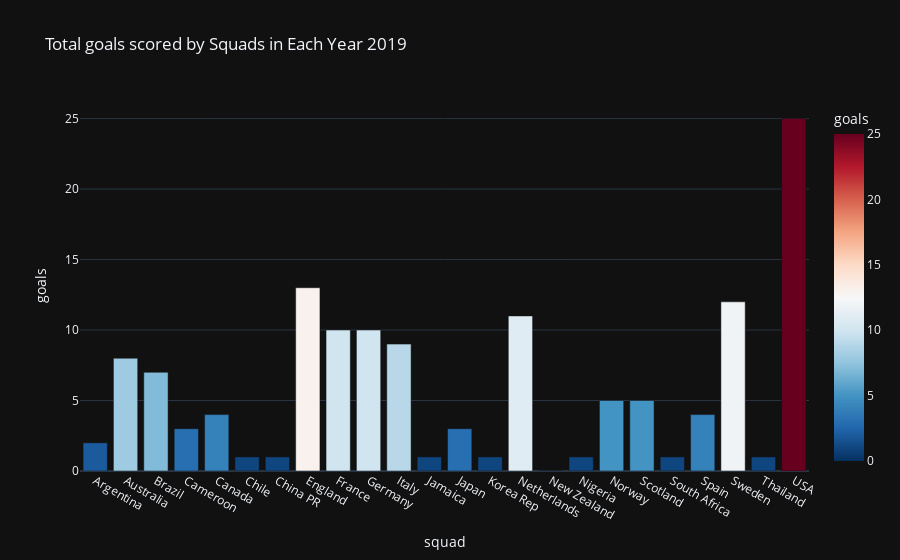
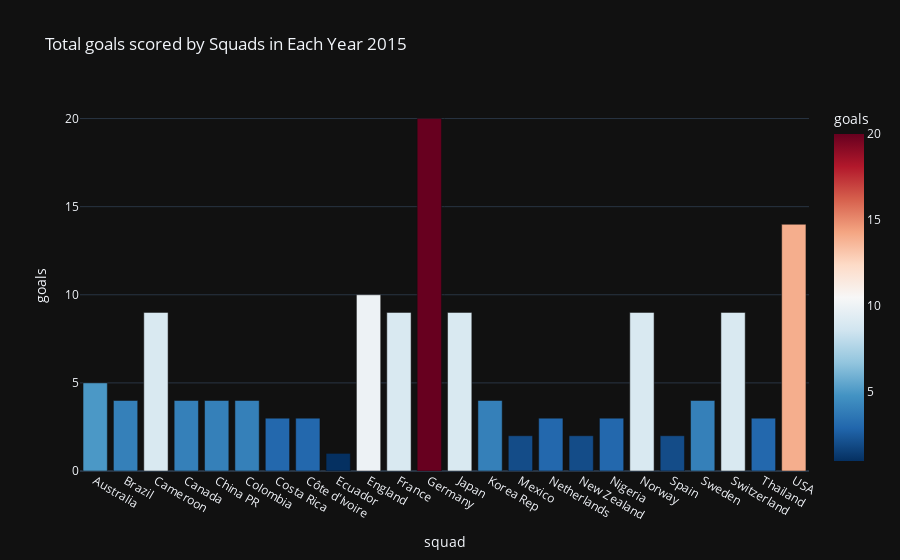
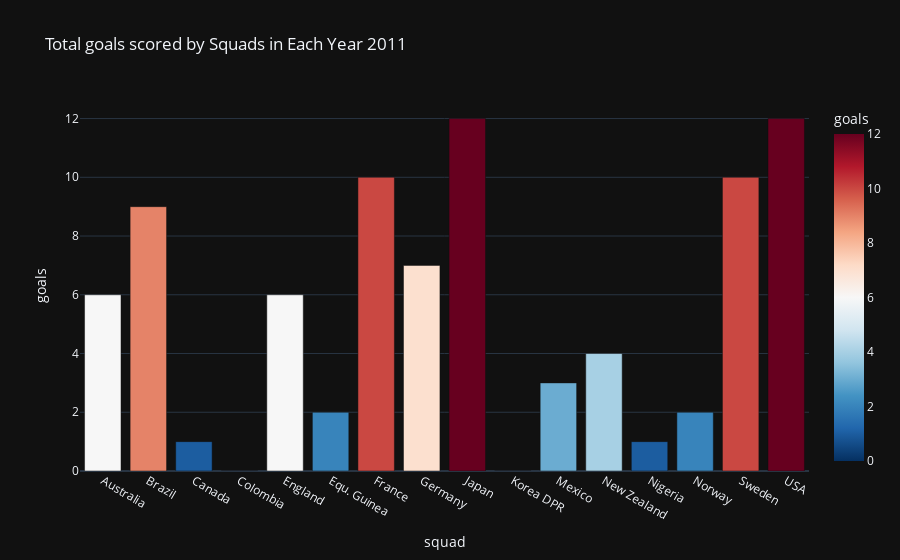
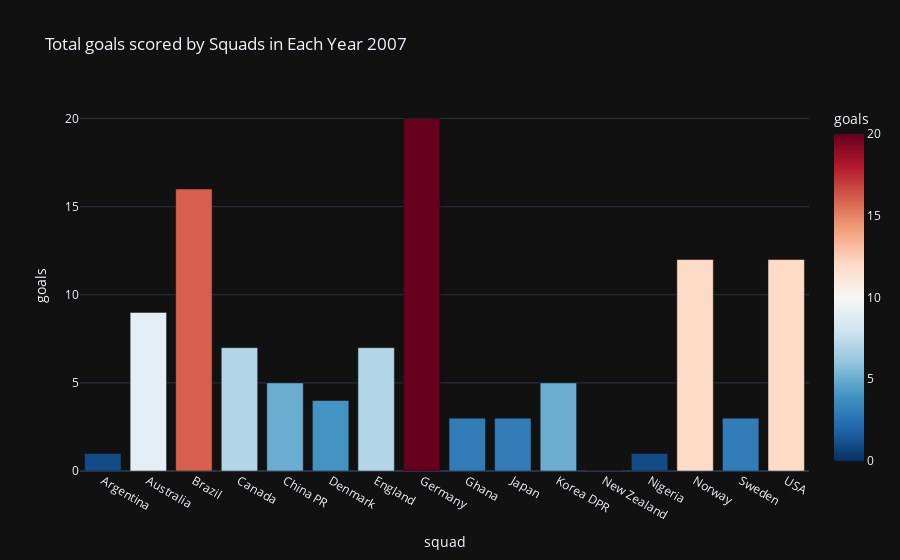

The notebook cell these images were saved under, in order:
### Markdown cell above
# Total Goals scored by Squad (1991 to 2019)

### Code cell
for j in df.year.unique():
    
    data0 = df[df['year'] == j]
    fig = px.bar(data0, x = 'squad', y = 'goals',
                color = 'goals',  color_continuous_scale = 'RdBu_r',
                title = f"Total goals scored by Squads in Each Year {j}")
    
    fig.update_layout(template = "plotly_dark")
    fig.show()

### Figure 1 — Plotly figure (JSON) as saved in the notebook; plotly's stock layout.template omitted (floating-point values rounded to 4 significant figures)
{"data": [{"alignmentgroup": "True", "hovertemplate": "squad=%{x}<br>goals=%{marker.color}<extra></extra>", "legendgroup": "", "marker": {"color": [2, 8, 7, 3, 4, 1, 1, 13, 10, 10, 9, 1, 3, 1, 11, 0, 1, 5, 5, 1, 4, 12, 1, 25], "coloraxis": "coloraxis", "pattern": {"shape": ""}}, "name": "", "offsetgroup": "", "orientation": "v", "showlegend": false, "textposition": "auto", "type": "bar", "x": ["Argentina", "Australia", "Brazil", "Cameroon", "Canada", "Chile", "China PR", "England", "France", "Germany", "Italy", "Jamaica", "Japan", "Korea Rep", "Netherlands", "New Zealand", "Nigeria", "Norway", "Scotland", "South Africa", "Spain", "Sweden", "Thailand", "USA"], "xaxis": "x", "y": [2, 8, 7, 3, 4, 1, 1, 13, 10, 10, 9, 1, 3, 1, 11, 0, 1, 5, 5, 1, 4, 12, 1, 25], "yaxis": "y"}], "layout": {"barmode": "relative", "coloraxis": {"colorbar": {"title": {"text": "goals"}}, "colorscale": [[0, "rgb(5,48,97)"], [0.1, "rgb(33,102,172)"], [0.2, "rgb(67,147,195)"], [0.3, "rgb(146,197,222)"], [0.4, "rgb(209,229,240)"], [0.5, "rgb(247,247,247)"], [0.6, "rgb(253,219,199)"], [0.7, "rgb(244,165,130)"], [0.8, "rgb(214,96,77)"], [0.9, "rgb(178,24,43)"], [1, "rgb(103,0,31)"]]}, "legend": {"tracegroupgap": 0}, "title": {"text": "Total goals scored by Squads in Each Year 2019"}, "xaxis": {"anchor": "y", "domain": [0, 1], "title": {"text": "squad"}}, "yaxis": {"anchor": "x", "domain": [0, 1], "title": {"text": "goals"}}}}

### Figure 2 — Plotly figure (JSON) as saved in the notebook; plotly's stock layout.template omitted (floating-point values rounded to 4 significant figures)
{"data": [{"alignmentgroup": "True", "hovertemplate": "squad=%{x}<br>goals=%{marker.color}<extra></extra>", "legendgroup": "", "marker": {"color": [5, 4, 9, 4, 4, 4, 3, 3, 1, 10, 9, 20, 9, 4, 2, 3, 2, 3, 9, 2, 4, 9, 3, 14], "coloraxis": "coloraxis", "pattern": {"shape": ""}}, "name": "", "offsetgroup": "", "orientation": "v", "showlegend": false, "textposition": "auto", "type": "bar", "x": ["Australia", "Brazil", "Cameroon", "Canada", "China PR", "Colombia", "Costa Rica", "Côte d'Ivoire", "Ecuador", "England", "France", "Germany", "Japan", "Korea Rep", "Mexico", "Netherlands", "New Zealand", "Nigeria", "Norway", "Spain", "Sweden", "Switzerland", "Thailand", "USA"], "xaxis": "x", "y": [5, 4, 9, 4, 4, 4, 3, 3, 1, 10, 9, 20, 9, 4, 2, 3, 2, 3, 9, 2, 4, 9, 3, 14], "yaxis": "y"}], "layout": {"barmode": "relative", "coloraxis": {"colorbar": {"title": {"text": "goals"}}, "colorscale": [[0, "rgb(5,48,97)"], [0.1, "rgb(33,102,172)"], [0.2, "rgb(67,147,195)"], [0.3, "rgb(146,197,222)"], [0.4, "rgb(209,229,240)"], [0.5, "rgb(247,247,247)"], [0.6, "rgb(253,219,199)"], [0.7, "rgb(244,165,130)"], [0.8, "rgb(214,96,77)"], [0.9, "rgb(178,24,43)"], [1, "rgb(103,0,31)"]]}, "legend": {"tracegroupgap": 0}, "title": {"text": "Total goals scored by Squads in Each Year 2015"}, "xaxis": {"anchor": "y", "domain": [0, 1], "title": {"text": "squad"}}, "yaxis": {"anchor": "x", "domain": [0, 1], "title": {"text": "goals"}}}}

### Figure 3 — Plotly figure (JSON) as saved in the notebook; plotly's stock layout.template omitted (floating-point values rounded to 4 significant figures)
{"data": [{"alignmentgroup": "True", "hovertemplate": "squad=%{x}<br>goals=%{marker.color}<extra></extra>", "legendgroup": "", "marker": {"color": [6, 9, 1, 0, 6, 2, 10, 7, 12, 0, 3, 4, 1, 2, 10, 12], "coloraxis": "coloraxis", "pattern": {"shape": ""}}, "name": "", "offsetgroup": "", "orientation": "v", "showlegend": false, "textposition": "auto", "type": "bar", "x": ["Australia", "Brazil", "Canada", "Colombia", "England", "Equ. Guinea", "France", "Germany", "Japan", "Korea DPR", "Mexico", "New Zealand", "Nigeria", "Norway", "Sweden", "USA"], "xaxis": "x", "y": [6, 9, 1, 0, 6, 2, 10, 7, 12, 0, 3, 4, 1, 2, 10, 12], "yaxis": "y"}], "layout": {"barmode": "relative", "coloraxis": {"colorbar": {"title": {"text": "goals"}}, "colorscale": [[0, "rgb(5,48,97)"], [0.1, "rgb(33,102,172)"], [0.2, "rgb(67,147,195)"], [0.3, "rgb(146,197,222)"], [0.4, "rgb(209,229,240)"], [0.5, "rgb(247,247,247)"], [0.6, "rgb(253,219,199)"], [0.7, "rgb(244,165,130)"], [0.8, "rgb(214,96,77)"], [0.9, "rgb(178,24,43)"], [1, "rgb(103,0,31)"]]}, "legend": {"tracegroupgap": 0}, "title": {"text": "Total goals scored by Squads in Each Year 2011"}, "xaxis": {"anchor": "y", "domain": [0, 1], "title": {"text": "squad"}}, "yaxis": {"anchor": "x", "domain": [0, 1], "title": {"text": "goals"}}}}

### Figure 4 — Plotly figure (JSON) as saved in the notebook; plotly's stock layout.template omitted (floating-point values rounded to 4 significant figures)
{"data": [{"alignmentgroup": "True", "hovertemplate": "squad=%{x}<br>goals=%{marker.color}<extra></extra>", "legendgroup": "", "marker": {"color": [1, 9, 16, 7, 5, 4, 7, 20, 3, 3, 5, 0, 1, 12, 3, 12], "coloraxis": "coloraxis", "pattern": {"shape": ""}}, "name": "", "offsetgroup": "", "orientation": "v", "showlegend": false, "textposition": "auto", "type": "bar", "x": ["Argentina", "Australia", "Brazil", "Canada", "China PR", "Denmark", "England", "Germany", "Ghana", "Japan", "Korea DPR", "New Zealand", "Nigeria", "Norway", "Sweden", "USA"], "xaxis": "x", "y": [1, 9, 16, 7, 5, 4, 7, 20, 3, 3, 5, 0, 1, 12, 3, 12], "yaxis": "y"}], "layout": {"barmode": "relative", "coloraxis": {"colorbar": {"title": {"text": "goals"}}, "colorscale": [[0, "rgb(5,48,97)"], [0.1, "rgb(33,102,172)"], [0.2, "rgb(67,147,195)"], [0.3, "rgb(146,197,222)"], [0.4, "rgb(209,229,240)"], [0.5, "rgb(247,247,247)"], [0.6, "rgb(253,219,199)"], [0.7, "rgb(244,165,130)"], [0.8, "rgb(214,96,77)"], [0.9, "rgb(178,24,43)"], [1, "rgb(103,0,31)"]]}, "legend": {"tracegroupgap": 0}, "title": {"text": "Total goals scored by Squads in Each Year 2007"}, "xaxis": {"anchor": "y", "domain": [0, 1], "title": {"text": "squad"}}, "yaxis": {"anchor": "x", "domain": [0, 1], "title": {"text": "goals"}}}}
